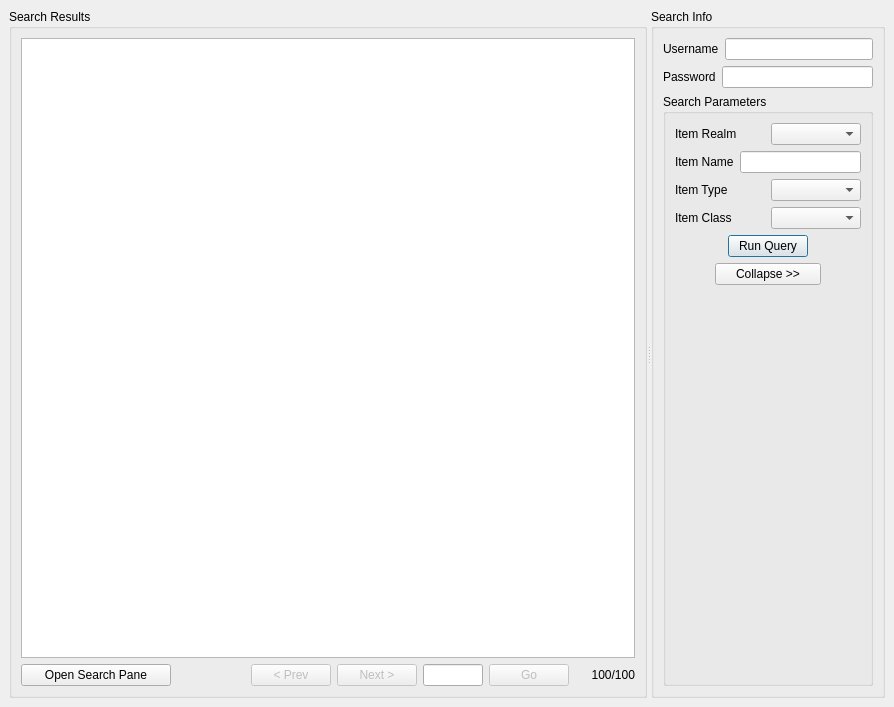
<ui version="4.0" >
 <class>B_Ethinarg</class>
 <widget class="QDialog" name="B_Ethinarg" >
  <property name="geometry" >
   <rect>
    <x>0</x>
    <y>0</y>
    <width>894</width>
    <height>707</height>
   </rect>
  </property>
  <property name="windowTitle" >
   <string>Dialog</string>
  </property>
  <layout class="QHBoxLayout" >
   <property name="margin" >
    <number>9</number>
   </property>
   <property name="spacing" >
    <number>6</number>
   </property>
   <item>
    <widget class="QSplitter" name="splitter" >
     <property name="orientation" >
      <enum>Qt::Horizontal</enum>
     </property>
     <widget class="QGroupBox" name="groupBox" >
      <property name="title" >
       <string>Search Results</string>
      </property>
      <layout class="QVBoxLayout" >
       <property name="margin" >
        <number>9</number>
       </property>
       <property name="spacing" >
        <number>6</number>
       </property>
       <item>
        <layout class="QVBoxLayout" >
         <property name="margin" >
          <number>0</number>
         </property>
         <property name="spacing" >
          <number>6</number>
         </property>
         <item>
          <widget class="QTextBrowser" name="browser" />
         </item>
         <item>
          <layout class="QHBoxLayout" >
           <property name="margin" >
            <number>0</number>
           </property>
           <property name="spacing" >
            <number>6</number>
           </property>
           <item>
            <widget class="QPushButton" name="openSearchButton" >
             <property name="sizePolicy" >
              <sizepolicy>
               <hsizetype>0</hsizetype>
               <vsizetype>0</vsizetype>
               <horstretch>1</horstretch>
               <verstretch>0</verstretch>
              </sizepolicy>
             </property>
             <property name="minimumSize" >
              <size>
               <width>150</width>
               <height>0</height>
              </size>
             </property>
             <property name="text" >
              <string>Open Search Pane</string>
             </property>
            </widget>
           </item>
           <item>
            <spacer>
             <property name="orientation" >
              <enum>Qt::Horizontal</enum>
             </property>
             <property name="sizeHint" >
              <size>
               <width>40</width>
               <height>20</height>
              </size>
             </property>
            </spacer>
           </item>
           <item>
            <widget class="QPushButton" name="prevButton" >
             <property name="enabled" >
              <bool>false</bool>
             </property>
             <property name="sizePolicy" >
              <sizepolicy>
               <hsizetype>1</hsizetype>
               <vsizetype>0</vsizetype>
               <horstretch>0</horstretch>
               <verstretch>0</verstretch>
              </sizepolicy>
             </property>
             <property name="text" >
              <string>&lt; Prev</string>
             </property>
            </widget>
           </item>
           <item>
            <widget class="QPushButton" name="nextButton" >
             <property name="enabled" >
              <bool>false</bool>
             </property>
             <property name="sizePolicy" >
              <sizepolicy>
               <hsizetype>1</hsizetype>
               <vsizetype>0</vsizetype>
               <horstretch>0</horstretch>
               <verstretch>0</verstretch>
              </sizepolicy>
             </property>
             <property name="text" >
              <string>Next ></string>
             </property>
            </widget>
           </item>
           <item>
            <widget class="QLineEdit" name="pageNum" >
             <property name="sizePolicy" >
              <sizepolicy>
               <hsizetype>0</hsizetype>
               <vsizetype>0</vsizetype>
               <horstretch>0</horstretch>
               <verstretch>0</verstretch>
              </sizepolicy>
             </property>
             <property name="minimumSize" >
              <size>
               <width>60</width>
               <height>0</height>
              </size>
             </property>
             <property name="maximumSize" >
              <size>
               <width>60</width>
               <height>16777215</height>
              </size>
             </property>
            </widget>
           </item>
           <item>
            <widget class="QPushButton" name="goButton" >
             <property name="enabled" >
              <bool>false</bool>
             </property>
             <property name="sizePolicy" >
              <sizepolicy>
               <hsizetype>1</hsizetype>
               <vsizetype>0</vsizetype>
               <horstretch>0</horstretch>
               <verstretch>0</verstretch>
              </sizepolicy>
             </property>
             <property name="text" >
              <string>Go</string>
             </property>
            </widget>
           </item>
           <item>
            <widget class="QLabel" name="pageStatus" >
             <property name="sizePolicy" >
              <sizepolicy>
               <hsizetype>4</hsizetype>
               <vsizetype>5</vsizetype>
               <horstretch>0</horstretch>
               <verstretch>0</verstretch>
              </sizepolicy>
             </property>
             <property name="minimumSize" >
              <size>
               <width>60</width>
               <height>0</height>
              </size>
             </property>
             <property name="maximumSize" >
              <size>
               <width>100</width>
               <height>16777215</height>
              </size>
             </property>
             <property name="text" >
              <string>100/100</string>
             </property>
             <property name="alignment" >
              <set>Qt::AlignRight|Qt::AlignTrailing|Qt::AlignVCenter</set>
             </property>
            </widget>
           </item>
          </layout>
         </item>
        </layout>
       </item>
      </layout>
     </widget>
     <widget class="QGroupBox" name="groupBox_2" >
      <property name="title" >
       <string>Search Info</string>
      </property>
      <layout class="QVBoxLayout" >
       <property name="margin" >
        <number>9</number>
       </property>
       <property name="spacing" >
        <number>6</number>
       </property>
       <item>
        <layout class="QVBoxLayout" >
         <property name="margin" >
          <number>0</number>
         </property>
         <property name="spacing" >
          <number>6</number>
         </property>
         <item>
          <layout class="QHBoxLayout" >
           <property name="margin" >
            <number>0</number>
           </property>
           <property name="spacing" >
            <number>6</number>
           </property>
           <item>
            <widget class="QLabel" name="label" >
             <property name="text" >
              <string>Username</string>
             </property>
            </widget>
           </item>
           <item>
            <widget class="QLineEdit" name="usernameBox" />
           </item>
          </layout>
         </item>
         <item>
          <layout class="QHBoxLayout" >
           <property name="margin" >
            <number>0</number>
           </property>
           <property name="spacing" >
            <number>6</number>
           </property>
           <item>
            <widget class="QLabel" name="label_2" >
             <property name="text" >
              <string>Password</string>
             </property>
            </widget>
           </item>
           <item>
            <widget class="QLineEdit" name="passwordBox" >
             <property name="echoMode" >
              <enum>QLineEdit::Password</enum>
             </property>
            </widget>
           </item>
          </layout>
         </item>
         <item>
          <widget class="QGroupBox" name="groupBox_3" >
           <property name="title" >
            <string>Search Parameters</string>
           </property>
           <layout class="QVBoxLayout" >
            <property name="margin" >
             <number>9</number>
            </property>
            <property name="spacing" >
             <number>6</number>
            </property>
            <item>
             <layout class="QVBoxLayout" >
              <property name="margin" >
               <number>0</number>
              </property>
              <property name="spacing" >
               <number>6</number>
              </property>
              <item>
               <layout class="QHBoxLayout" >
                <property name="margin" >
                 <number>0</number>
                </property>
                <property name="spacing" >
                 <number>6</number>
                </property>
                <item>
                 <widget class="QLabel" name="label_6" >
                  <property name="text" >
                   <string>Item Realm</string>
                  </property>
                 </widget>
                </item>
                <item>
                 <widget class="SearchingCombo" name="realmCombo" >
                  <property name="sizeAdjustPolicy" >
                   <enum>QComboBox::AdjustToContents</enum>
                  </property>
                 </widget>
                </item>
               </layout>
              </item>
              <item>
               <layout class="QHBoxLayout" >
                <property name="margin" >
                 <number>0</number>
                </property>
                <property name="spacing" >
                 <number>6</number>
                </property>
                <item>
                 <widget class="QLabel" name="label_3" >
                  <property name="text" >
                   <string>Item Name</string>
                  </property>
                 </widget>
                </item>
                <item>
                 <widget class="QLineEdit" name="itemNameBox" >
                  <property name="text" >
                   <string/>
                  </property>
                 </widget>
                </item>
               </layout>
              </item>
              <item>
               <layout class="QHBoxLayout" >
                <property name="margin" >
                 <number>0</number>
                </property>
                <property name="spacing" >
                 <number>6</number>
                </property>
                <item>
                 <widget class="QLabel" name="label_4" >
                  <property name="text" >
                   <string>Item Type</string>
                  </property>
                 </widget>
                </item>
                <item>
                 <widget class="SearchingCombo" name="slotCombo" >
                  <property name="sizeAdjustPolicy" >
                   <enum>QComboBox::AdjustToContents</enum>
                  </property>
                 </widget>
                </item>
               </layout>
              </item>
              <item>
               <layout class="QHBoxLayout" >
                <property name="margin" >
                 <number>0</number>
                </property>
                <property name="spacing" >
                 <number>6</number>
                </property>
                <item>
                 <widget class="QLabel" name="label_5" >
                  <property name="text" >
                   <string>Item Class</string>
                  </property>
                 </widget>
                </item>
                <item>
                 <widget class="SearchingCombo" name="classCombo" >
                  <property name="sizeAdjustPolicy" >
                   <enum>QComboBox::AdjustToContents</enum>
                  </property>
                 </widget>
                </item>
               </layout>
              </item>
              <item>
               <layout class="QHBoxLayout" >
                <property name="margin" >
                 <number>0</number>
                </property>
                <property name="spacing" >
                 <number>6</number>
                </property>
                <item>
                 <spacer>
                  <property name="orientation" >
                   <enum>Qt::Horizontal</enum>
                  </property>
                  <property name="sizeHint" >
                   <size>
                    <width>40</width>
                    <height>20</height>
                   </size>
                  </property>
                 </spacer>
                </item>
                <item>
                 <widget class="QPushButton" name="queryButton" >
                  <property name="text" >
                   <string>Run Query</string>
                  </property>
                  <property name="default" >
                   <bool>true</bool>
                  </property>
                 </widget>
                </item>
                <item>
                 <spacer>
                  <property name="orientation" >
                   <enum>Qt::Horizontal</enum>
                  </property>
                  <property name="sizeHint" >
                   <size>
                    <width>40</width>
                    <height>20</height>
                   </size>
                  </property>
                 </spacer>
                </item>
               </layout>
              </item>
              <item>
               <layout class="QHBoxLayout" >
                <property name="margin" >
                 <number>0</number>
                </property>
                <property name="spacing" >
                 <number>6</number>
                </property>
                <item>
                 <spacer>
                  <property name="orientation" >
                   <enum>Qt::Horizontal</enum>
                  </property>
                  <property name="sizeHint" >
                   <size>
                    <width>40</width>
                    <height>20</height>
                   </size>
                  </property>
                 </spacer>
                </item>
                <item>
                 <widget class="QPushButton" name="collapseButton" >
                  <property name="sizePolicy" >
                   <sizepolicy>
                    <hsizetype>3</hsizetype>
                    <vsizetype>0</vsizetype>
                    <horstretch>1</horstretch>
                    <verstretch>0</verstretch>
                   </sizepolicy>
                  </property>
                  <property name="text" >
                   <string>Collapse >></string>
                  </property>
                  <property name="autoDefault" >
                   <bool>false</bool>
                  </property>
                  <property name="default" >
                   <bool>false</bool>
                  </property>
                 </widget>
                </item>
                <item>
                 <spacer>
                  <property name="orientation" >
                   <enum>Qt::Horizontal</enum>
                  </property>
                  <property name="sizeHint" >
                   <size>
                    <width>40</width>
                    <height>20</height>
                   </size>
                  </property>
                 </spacer>
                </item>
               </layout>
              </item>
              <item>
               <spacer>
                <property name="orientation" >
                 <enum>Qt::Vertical</enum>
                </property>
                <property name="sizeHint" >
                 <size>
                  <width>20</width>
                  <height>311</height>
                 </size>
                </property>
               </spacer>
              </item>
             </layout>
            </item>
           </layout>
          </widget>
         </item>
        </layout>
       </item>
      </layout>
     </widget>
    </widget>
   </item>
  </layout>
 </widget>
 <customwidgets>
  <customwidget>
   <class>SearchingCombo</class>
   <extends>QComboBox</extends>
   <header>SearchingCombo.h</header>
  </customwidget>
 </customwidgets>
 <resources/>
 <connections/>
</ui>
